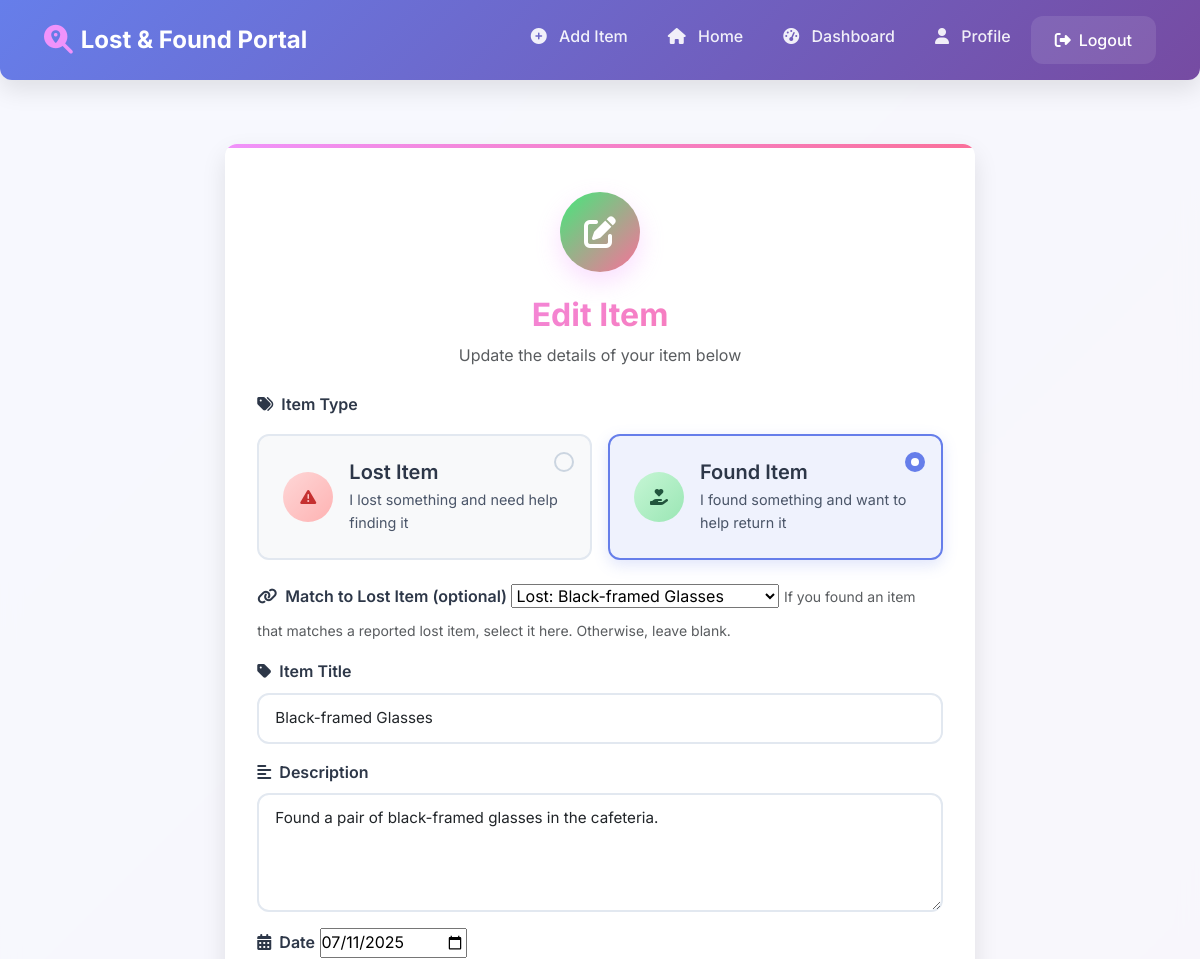
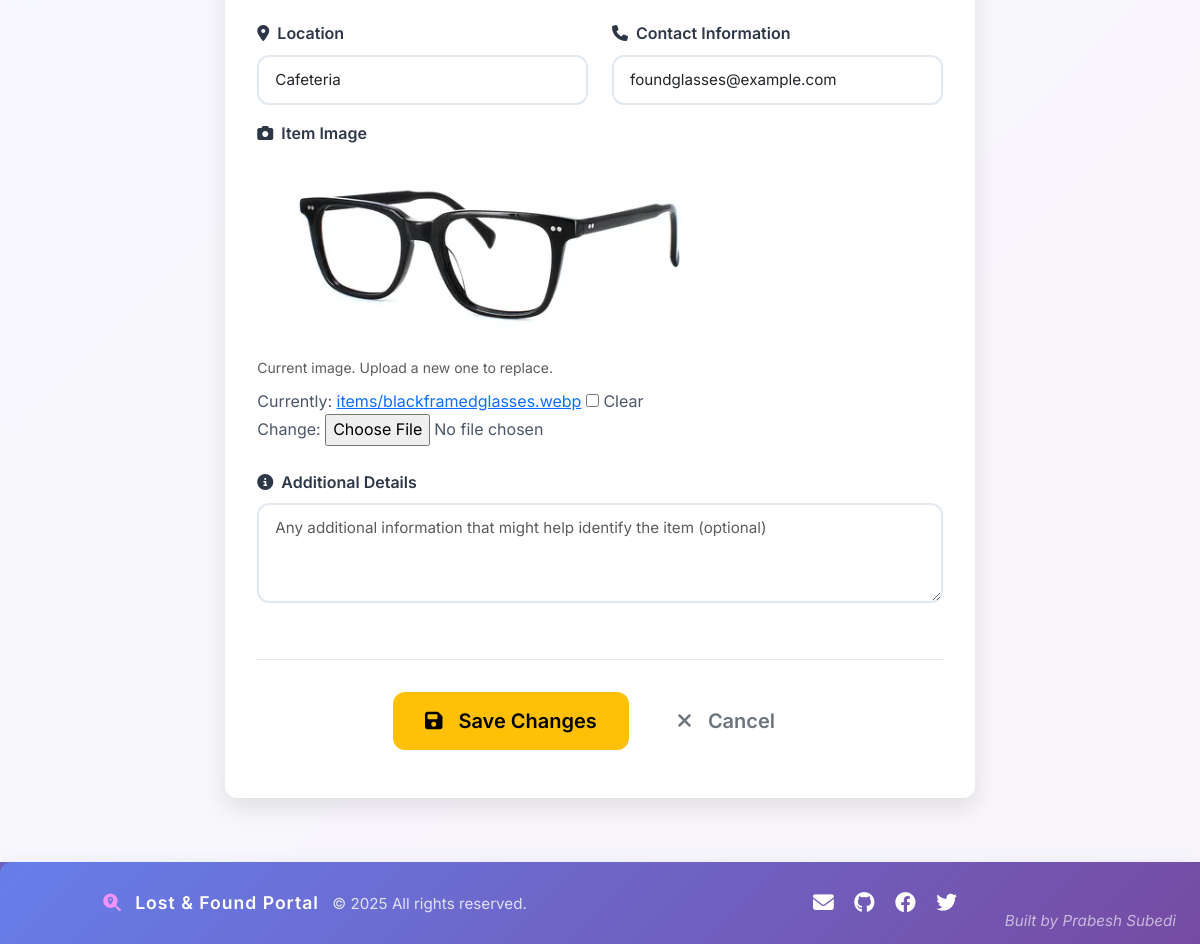
/item/12/edit/ (signed in), run on the app's committed database (2 pictures, top to bottom).
### portal/models.py (models this page shows)
class Item(models.Model):
    title = models.CharField(max_length=100)
    description = models.TextField()
    category = models.CharField(max_length=10, choices=CATEGORY_CHOICES)
    date = models.DateField()
    location = models.CharField(max_length=100)
    contact_info = models.CharField(max_length=100)
    image = models.ImageField(upload_to='items/', blank=True, null=True)
    user = models.ForeignKey(User, on_delete=models.CASCADE)
    matched_lost_item = models.ForeignKey('self', null=True, blank=True, on_delete=models.SET_NULL, limit_choices_to={'category': 'Lost'}, related_name='found_matches')
    status = models.CharField(max_length=10, choices=STATUS_CHOICES, default='Open')
    def __str__(self):
        return f"{self.category}: {self.title}"

### portal/views.py (the view)
# urls.py: path('item/<int:pk>/edit/', views.edit_item, name='edit_item'),
@login_required
def edit_item(request, pk):
    item = get_object_or_404(Item, pk=pk)
    if item.user != request.user:
        return HttpResponseForbidden('You are not allowed to edit this item.')
    if request.method == 'POST':
        form = ItemForm(request.POST, request.FILES, instance=item)
        if form.is_valid():
            form.save()
            return redirect('item_detail', pk=item.pk)
        else:
            print('EDIT FORM ERRORS:', form.errors)
    else:
        form = ItemForm(instance=item)
    return render(request, 'portal/edit_item.html', {'form': form, 'item': item})

### portal/forms.py
class ItemForm(forms.ModelForm):
    class Meta:
        model = Item
        exclude = ['user', 'status']
        widgets = {
            'date': forms.DateInput(attrs={'type': 'date'}),
        }
    def __init__(self, *args, **kwargs):
        super().__init__(*args, **kwargs)
        self.fields['matched_lost_item'].queryset = Item.objects.filter(category='Lost', status='Open')
        self.fields['matched_lost_item'].required = False
        self.fields['matched_lost_item'].label = 'Match to Lost Item (optional)'
        if not self.initial.get('date') and not self.data.get('date'):
            self.initial['date'] = datetime.date.today()
        self.fields['image'].required = False

### lostfound_project/portal/templates/portal/edit_item.html (shortened to what this page needs)
{% extends 'portal/base.html' %}
{% load crispy_forms_tags %}
{% block content %}
<div class="add-item-container">
    <div class="row justify-content-center">
        <div class="col-lg-8 col-md-10">
            <div class="add-item-card">
                <div class="add-item-header text-center mb-4">
                    <div class="add-item-icon" style="background: linear-gradient(135deg, var(--warning-color) 0%, var(--danger-color) 100%);">
                        <i class="fas fa-edit"></i>
                    </div>
                    <h2>Edit Item</h2>
                    <p class="text-muted">Update the details of your item below</p>
                </div>
                <form method="post" enctype="multipart/form-data" class="add-item-form">
                    <div class="row">
                        <div class="col-12 mb-4">
                            <label class="form-label">
                                <i class="fas fa-tags me-2"></i>Item Type
                            </label>
                            <div class="type-selector">
                                <div class="type-option {% if form.category.value == 'Lost' %}selected{% endif %}" data-type="lost">
                                    <div class="type-icon">
                                        <i class="fas fa-exclamation-triangle"></i>
                                    </div>
                                    <div class="type-content">
                                        <h5>Lost Item</h5>
                                        <p>I lost something and need help finding it</p>
                                    </div>
                                    <div class="type-radio">
                                        <label for="type-lost"></label>
                                    </div>
                                </div>
                                <div class="type-option {% if form.category.value == 'Found' %}selected{% endif %}" data-type="found">
                                    <div class="type-icon">
                                        <i class="fas fa-hand-holding-heart"></i>
                                    </div>
                                    <div class="type-content">
                                        <h5>Found Item</h5>
                                        <p>I found something and want to help return it</p>
                                    </div>
                                    <div class="type-radio">
                                        <label for="type-found"></label>
                                    </div>
                                </div>
                            </div>
                        </div>
                        <div class="col-12 mb-3" id="matched-lost-item-field" style="display: none;">
                            <label for="id_matched_lost_item" class="form-label">
                                <i class="fas fa-link me-2"></i>Match to Lost Item (optional)
                            </label>
                            {{ form.matched_lost_item }}
                            <small class="text-muted">If you found an item that matches a reported lost item, select it here. Otherwise, leave blank.</small>
                        </div>
                        <div class="col-12 mb-3">
                            <label for="id_title" class="form-label">
                                <i class="fas fa-tag me-2"></i>Item Title
                            </label>
                            <input type="text" name="title" class="form-control {% if form.title.errors %}is-invalid{% endif %}" required id="id_title" placeholder="e.g., Black iPhone 13, Red Backpack, etc." value="{{ form.title.value|default:'' }}">
                        </div>
                        <div class="col-12 mb-3">
                            <label for="id_description" class="form-label">
                                <i class="fas fa-align-left me-2"></i>Description
                            </label>
                            <textarea name="description" class="form-control {% if form.description.errors %}is-invalid{% endif %}" required id="id_description" rows="4" placeholder="Provide detailed description of the item including brand, color, size, any unique features, etc.">{{ form.description.value|default:'' }}</textarea>
                        </div>
                        <div class="col-12 mb-3">
                            <label for="id_date" class="form-label">
                                <i class="fas fa-calendar-alt me-2"></i>Date
                            </label>
                            {{ form.date }}
                        </div>
                        <div class="col-md-6 mb-3">
                            <label for="id_location" class="form-label">
                                <i class="fas fa-map-marker-alt me-2"></i>Location
                            </label>
                            <input type="text" name="location" class="form-control {% if form.location.errors %}is-invalid{% endif %}" id="id_location" placeholder="Where was it lost/found?" value="{{ form.location.value|default:'' }}">
                        </div>
                        <div class="col-md-6 mb-3">
                            <label for="id_contact_info" class="form-label">
                                <i class="fas fa-phone me-2"></i>Contact Information
                            </label>
                            <input type="text" name="contact_info" class="form-control {% if form.contact_info.errors %}is-invalid{% endif %}" id="id_contact_info" placeholder="Phone number or email" value="{{ form.contact_info.value|default:'' }}">
                        </div>
                        <div class="col-12 mb-4">
                            <label for="id_image" class="form-label">
                                <i class="fas fa-camera me-2"></i>Item Image
                            </label>
                            {% if item.image %}
                                <div class="mb-2">
                                    <img src="{{ item.image.url }}" alt="Current Image" class="img-fluid rounded" style="max-height: 200px;">
                                    <div><small class="text-muted">Current image. Upload a new one to replace.</small></div>
                                </div>
                            {% endif %}
                            {{ form.image }}
                        </div>
                        <div class="col-12 mb-4">
                            <label for="id_additional_details" class="form-label">
                                <i class="fas fa-info-circle me-2"></i>Additional Details
                            </label>
                            <textarea name="additional_details" class="form-control" id="id_additional_details" rows="3" placeholder="Any additional information that might help identify the item (optional)">{{ form.additional_details.value|default:'' }}</textarea>
                        </div>
                    </div>
                    <div class="form-actions">
                        <button type="submit" class="btn btn-warning btn-lg">
                            <i class="fas fa-save me-2"></i>Save Changes
                        </button>
                        <a href="{% url 'item_detail' item.pk %}" class="btn btn-outline-secondary btn-lg">
                            <i class="fas fa-times me-2"></i>Cancel
                        </a>
                    </div>
                </form>
            </div>
        </div>
    </div>
</div>
{% endblock %}

### lostfound_project/portal/templates/portal/base.html (style rules this page uses)
:root { --primary-color: #667eea; --secondary-color: #764ba2; --accent-color: #f093fb; --success-color: #4facfe; --warning-color: #43e97b; --danger-color: #fa709a; --dark-color: #2d3748; --light-color: #f7fafc; --text-color: #4a5568; --border-radius: 12px; --box-shadow: 0 10px 25px rgba(0, 0, 0, 0.1); --transition: all 0.3s ease; }
* { margin: 0; padding: 0; box-sizing: border-box; }
body { font-family: 'Inter', sans-serif; background: linear-gradient(135deg, #667eea 0%, #764ba2 100%); min-height: 100vh; color: var(--text-color); line-height: 1.6; }
.btn { border-radius: var(--border-radius); font-weight: 500; padding: 0.75rem 1.5rem; transition: var(--transition); border: none; text-decoration: none; display: inline-flex; align-items: center; gap: 0.5rem; }
.form-control, .form-select { border-radius: var(--border-radius); border: 2px solid #e2e8f0; padding: 0.75rem 1rem; transition: var(--transition); font-size: 0.95rem; }
.form-label { font-weight: 600; color: var(--dark-color); margin-bottom: 0.5rem; }
h1, h2, h3, h4, h5, h6 { color: var(--dark-color); font-weight: 600; margin-bottom: 1rem; }
h2 { font-size: 2rem; background: linear-gradient(135deg, var(--primary-color) 0%, var(--secondary-color) 100%); -webkit-background-clip: text; -webkit-text-fill-color: transparent; background-clip: text; }

### data on the page
Item: matched_lost_item "Lost: Black-framed Glasses", title "Black-framed Glasses", description "Found a pair of black-framed glasses in the cafeteria.", date "07/11/2025", location "Cafeteria", contact_info "foundglasses@example.com", image (picture)

### other printed values
{{ now|default:2025 }} "2025"
